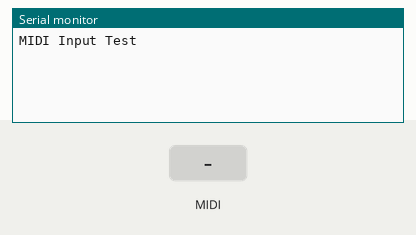
Bench run of a program on a simulated Teensy 3. Shown: the last lines printed to the serial monitor. The inputs (shaded band) are chosen by the test bench. MIDI output is not drawn.

Above: at 1.2 s.
1.3 s: MIDI note 36 received
At 2.5 s:
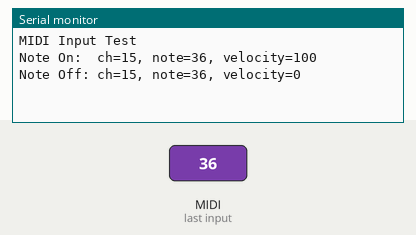
3.1 s: MIDI note 48 received
At 3.31 s:
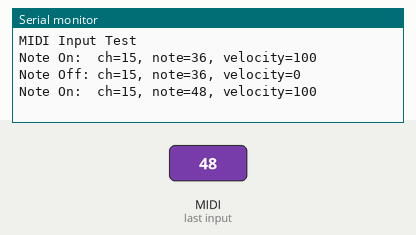

The program:

main.cpp
```cpp
#include <Arduino.h>

/* MIDI Input Test - for use with Teensy or boards where Serial is separate from MIDI
 * As MIDI messages arrive, they are printed to the Arduino Serial Monitor.
 *
 * Where MIDI is on "Serial", eg Arduino Duemilanove or Arduino Uno, this does not work!
 *
 * This example code is released into the public domain.
 */

#include <MIDI.h>

MIDI_CREATE_INSTANCE(HardwareSerial, Serial1, MIDI);

const int _MIDI_CLOCK_BYTE = 0xF8;
const int _MIDI_START_BYTE = 0xFA;
const int _MIDI_STOP_BYTE = 0xFC;
const int _MAX_CLOCK_COUNTER_SIZE = 64;
const int _MAX_EVENT_BUFFER_SIZE = 128;

typedef struct midi_event_t {
  int lastClock;
  uint32_t timeSinceLastClock;
  byte midiEventType;
  int channel;
  int note;
  int velocity;
};

// playhead / clock counting
volatile int clockCounter = 0;
uint32_t lastClockTime = 0;
midi_event_t events[_MAX_CLOCK_COUNTER_SIZE][_MAX_EVENT_BUFFER_SIZE];
int lastRecordedEventCounter[_MAX_CLOCK_COUNTER_SIZE];

unsigned long t = 0;

void onMidiClock() {
  lastClockTime = micros();
  Serial.println(String("CLOCK"));

  if(clockCounter < _MAX_CLOCK_COUNTER_SIZE) {
    clockCounter++;
    return;
  }

  Serial.println(String("RESETTING CLOCK COUNTER"));
  clockCounter = 0;
  for(int i = 0; i < _MAX_CLOCK_COUNTER_SIZE; i++) {
    lastRecordedEventCounter[i] = 0;
  }
}

void onMidiStart() {
  Serial.println(String("MIDI Start"));
}

void onMidiStop() {
  Serial.println(String("MIDI Stop"));
}

void onMidiNoteOn(int channel, int note, int velocity) {
  Serial.println(String("Note On:  ch=") + channel + ", note=" + note + ", velocity=" + velocity);
  midi_event_t e;
  e.lastClock = clockCounter;
  e.timeSinceLastClock = micros() - lastClockTime;
  e.note = note;
  e.channel = channel;
  e.velocity = velocity;
  e.midiEventType = midi::NoteOn;
  events[clockCounter][lastRecordedEventCounter[clockCounter]] = e;

  if(lastRecordedEventCounter[clockCounter] < _MAX_EVENT_BUFFER_SIZE) {
    lastRecordedEventCounter[clockCounter]++;
  } else {
    lastRecordedEventCounter[clockCounter] = 0;
  }
}

void onMidiNoteOff(int channel, int note, int velocity) {
  Serial.println(String("Note Off: ch=") + channel + ", note=" + note + ", velocity=" + velocity);
  midi_event_t e;
  e.lastClock = clockCounter;
  e.timeSinceLastClock = micros() - lastClockTime;
  e.note = note;
  e.channel = channel;
  e.velocity = velocity;
  e.midiEventType = midi::NoteOff;
  events[clockCounter][lastRecordedEventCounter[clockCounter]] = e;

  if(lastRecordedEventCounter[clockCounter] < _MAX_EVENT_BUFFER_SIZE) {
    lastRecordedEventCounter[clockCounter]++;
  } else {
    lastRecordedEventCounter[clockCounter] = 0;
  }
}

void setup() {
  MIDI.begin(15);
  MIDI.turnThruOff();
  Serial.begin(57600);
  Serial.println("MIDI Input Test");

  for(int i = 0; i < _MAX_CLOCK_COUNTER_SIZE; i++) {
    lastRecordedEventCounter[i] = 0;
  }
}

int type, note, velocity, channel, d1, d2;
void loop() {
  if (MIDI.read()) {                    // Is there a MIDI message incoming ?
    byte type = MIDI.getType();
    switch (type) {
      case midi::NoteOn:
        channel = MIDI.getChannel();
        note = MIDI.getData1();
        velocity = MIDI.getData2();
        if (velocity > 0) {
          onMidiNoteOn(channel, note, velocity);
        } else {
          onMidiNoteOff(channel, note, velocity);
        }
        break;
      case midi::NoteOff:
        note = MIDI.getData1();
        velocity = MIDI.getData2();
        channel = MIDI.getChannel();
        onMidiNoteOff(channel, note, velocity);
        break;
      case _MIDI_CLOCK_BYTE:
        onMidiClock();
        break;
      case _MIDI_START_BYTE:
        onMidiStart();
        break;
      case _MIDI_STOP_BYTE:
        onMidiStop();
        break;
      default:
        d1 = MIDI.getData1();
        d2 = MIDI.getData2();
        Serial.println(String("Message, type=") + type + ", data = " + d1 + " " + d2);
    }
    t = millis();
  }
  if (millis() - t > 10000) {
    t += 10000;
    Serial.println("(inactivity)");
  }
}
```

Measured:
- after the input at 1.3 s, the serial monitor: prints a new line at once (image 1)
- after the input at 3.1 s, the serial monitor: prints a new line at once (image 2)
